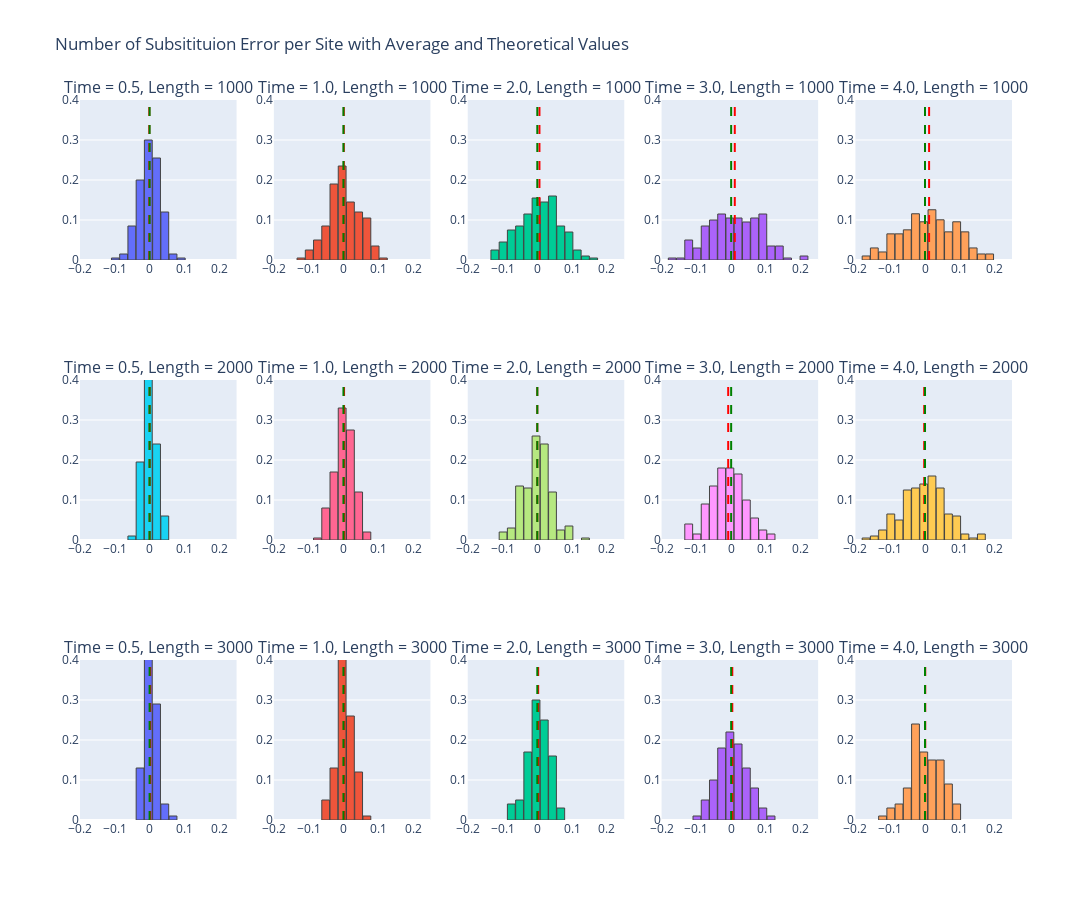

The notebook cell this image was saved under:
### Code cell
error_fig = get_histograms2(error_ns_dict_time_length, theoretical_ns_error_dict)
error_fig.update_layout(
    title_text="Number of Subsitituion Error per Site with Average and Theoretical Values",
    showlegend=False)
error_fig.update_xaxes(range=[-0.2, 0.25])
error_fig.update_yaxes(range=[0, 0.4])

### Figure 1 — Plotly figure (JSON) as saved in the notebook; plotly's stock layout.template omitted (floating-point values rounded to 4 significant figures; data arrays with more than 128 entries replaced by an {"elided": "..."} marker saying what was removed)
{"data": [{"histnorm": "probability", "marker": {"line": {"width": 1}}, "name": "Length 1000, Time 0.5", "type": "histogram", "x": {"elided": "200 float values"}, "xaxis": "x", "xbins": {"end": 0.2922, "size": 0.02367, "start": -0.1812}, "yaxis": "y"}, {"histnorm": "probability", "marker": {"line": {"width": 1}}, "name": "Length 1000, Time 1.0", "type": "histogram", "x": {"elided": "200 float values"}, "xaxis": "x2", "xbins": {"end": 0.2922, "size": 0.02367, "start": -0.1812}, "yaxis": "y2"}, {"histnorm": "probability", "marker": {"line": {"width": 1}}, "name": "Length 1000, Time 2.0", "type": "histogram", "x": {"elided": "200 float values"}, "xaxis": "x3", "xbins": {"end": 0.2922, "size": 0.02367, "start": -0.1812}, "yaxis": "y3"}, {"histnorm": "probability", "marker": {"line": {"width": 1}}, "name": "Length 1000, Time 3.0", "type": "histogram", "x": {"elided": "200 float values"}, "xaxis": "x4", "xbins": {"end": 0.2922, "size": 0.02367, "start": -0.1812}, "yaxis": "y4"}, {"histnorm": "probability", "marker": {"line": {"width": 1}}, "name": "Length 1000, Time 4.0", "type": "histogram", "x": {"elided": "200 float values"}, "xaxis": "x5", "xbins": {"end": 0.2922, "size": 0.02367, "start": -0.1812}, "yaxis": "y5"}, {"histnorm": "probability", "marker": {"line": {"width": 1}}, "name": "Length 2000, Time 0.5", "type": "histogram", "x": {"elided": "200 float values"}, "xaxis": "x6", "xbins": {"end": 0.2922, "size": 0.02367, "start": -0.1812}, "yaxis": "y6"}, {"histnorm": "probability", "marker": {"line": {"width": 1}}, "name": "Length 2000, Time 1.0", "type": "histogram", "x": {"elided": "200 float values"}, "xaxis": "x7", "xbins": {"end": 0.2922, "size": 0.02367, "start": -0.1812}, "yaxis": "y7"}, {"histnorm": "probability", "marker": {"line": {"width": 1}}, "name": "Length 2000, Time 2.0", "type": "histogram", "x": {"elided": "200 float values"}, "xaxis": "x8", "xbins": {"end": 0.2922, "size": 0.02367, "start": -0.1812}, "yaxis": "y8"}, {"histnorm": "probability", "marker": {"line": {"width": 1}}, "name": "Length 2000, Time 3.0", "type": "histogram", "x": {"elided": "200 float values"}, "xaxis": "x9", "xbins": {"end": 0.2922, "size": 0.02367, "start": -0.1812}, "yaxis": "y9"}, {"histnorm": "probability", "marker": {"line": {"width": 1}}, "name": "Length 2000, Time 4.0", "type": "histogram", "x": {"elided": "200 float values"}, "xaxis": "x10", "xbins": {"end": 0.2922, "size": 0.02367, "start": -0.1812}, "yaxis": "y10"}, {"histnorm": "probability", "marker": {"line": {"width": 1}}, "name": "Length 3000, Time 0.5", "type": "histogram", "x": [-0.006724, -0.01906, 0.008609, -0.007391, -0.01339, 0.02328, 0.002609, 0.01394, -0.01539, -0.008057, -0.01772, 0.004276, -0.01006, 0.02228, -0.01772, 0.03728, 0.005943, 0.009609, 0.0009426, 0.01228, -0.03172, 0.005609, -0.01439, -0.007057, 0.03294, -0.0003908, -0.007724, -0.006391, -0.003724, -0.02106, -0.004057, 0.04161, 0.003276, -0.007391, 0.03094, 0.01328, 0.02061, 0.01694, -0.01106, 0.05861, 0.005609, 0.02128, -0.03606, -0.009057, 0.02228, 0.004276, 0.02694, -0.01506, 0.01894, 0.009276, -0.01106, 0.03728, -0.01972, -0.01139, 0.01694, 0.01728, -0.005057, -0.01306, 0.005609, -0.01406, 0.0006092, 0.01361, -0.03239, -0.01572, 0.004943, -0.005057, -0.01572, -0.004057, 0.003609, 0.001943, 0.01594, -0.03172, -0.01806, -0.009391, 0.01561, -0.01006, 0.009943, -0.01472, 0.002943, 0.02261, 0.02494, 0.003276, 0.003609, -0.02539, -0.008057, 0.02128, 0.01528, -0.005057, -5.743e-05, 0.002943, 0.005276, 0.01561, -0.01406, -0.003391, 0.01661, 0.01261, 0.003609, 0.009276, -0.006057, -0.001391], "xaxis": "x11", "xbins": {"end": 0.2922, "size": 0.02367, "start": -0.1812}, "yaxis": "y11"}, {"histnorm": "probability", "marker": {"line": {"width": 1}}, "name": "Length 3000, Time 1.0", "type": "histogram", "x": [-0.01415, -0.01415, 0.04285, 0.02052, -0.007148, -0.05281, 0.01885, -0.003148, 0.006519, -0.01215, 0.03419, -0.03681, -0.02681, -0.009814, -0.004814, 0.01252, 0.02785, -0.03215, 0.05752, -0.02481, -0.01081, 0.03385, -0.009481, 0.002186, 0.01485, 0.007519, -0.006814, 0.003186, 0.01319, -0.01581, -0.009481, -0.01515, -0.003148, -0.005148, -0.01281, -0.02181, 0.004519, 0.01385, 0.004852, 0.002186, 0.01819, -0.02381, -0.02148, 0.03219, 0.01619, -0.000481, -0.02381, 0.03285, -0.04281, 0.01385, 0.005519, 0.02519, 0.03685, 0.01552, 0.002186, 0.001519, 0.04619, 0.03419, -0.03081, 0.009852, 0.009519, 0.01919, -0.01915, 0.006186, -0.02081, 0.03285, -0.008481, -0.0008144, 0.02052, 0.01252, 0.03985, -0.01081, 0.01019, 0.000519, 0.01685, -0.01181, 0.007186, -0.05115, -0.01281, -0.05248, -0.003481, 0.01219, -0.03348, 0.01985, -0.01115, 0.02585, -0.01048, 0.05285, 0.02085, -0.01148, 0.007852, -0.01348, -0.04281, 0.02385, -0.003814, 0.01352, 0.003186, -0.01115, 0.05019, 0.02552], "xaxis": "x12", "xbins": {"end": 0.2922, "size": 0.02367, "start": -0.1812}, "yaxis": "y12"}, {"histnorm": "probability", "marker": {"line": {"width": 1}}, "name": "Length 3000, Time 2.0", "type": "histogram", "x": [-0.006134, -0.03147, 0.03487, -0.009468, -0.01413, 0.01653, 0.0122, 0.009532, 0.0142, 0.005866, 0.007532, 0.06053, 0.004866, -0.006134, 0.01987, 0.04753, -0.0138, -0.01913, 0.02653, -0.06347, -0.01947, -0.0148, 0.02153, 0.06287, -0.02247, 0.0202, 0.01153, 0.05453, 0.04087, -0.0268, 0.0242, -0.002134, 0.05253, -0.01713, -0.06313, -0.03913, 0.02087, 0.006866, -0.03413, 0.0202, -0.0158, -0.005134, -0.003801, -0.0238, -0.04613, 0.01153, -0.0158, -0.05047, 0.0372, -0.04647, -0.009134, 0.006866, -0.02447, -0.01913, -0.06947, 0.05453, 0.009866, -0.008801, -0.006468, 0.01153, -0.05013, 0.03953, -0.008468, 0.003532, -0.01513, -0.006801, 0.003199, 0.0512, 0.02953, -0.0278, -0.005468, 0.04387, 0.007199, 0.0172, 0.07487, 0.03553, 0.04487, -0.0248, 0.02053, 0.0452, 0.002199, 0.03653, 0.02653, 0.0152, -0.0148, 0.01253, 0.01087, 0.03887, 0.0212, -0.06647, 0.0272, 0.0102, -0.01347, -0.03613, -0.03347, -0.01213, 0.003532, -0.0468, -0.01413, 0.03187], "xaxis": "x13", "xbins": {"end": 0.2922, "size": 0.02367, "start": -0.1812}, "yaxis": "y13"}, {"histnorm": "probability", "marker": {"line": {"width": 1}}, "name": "Length 3000, Time 3.0", "type": "histogram", "x": [-0.02419, -0.03919, -0.03052, -0.01719, 0.009477, 0.01214, -0.006523, -0.01352, 0.005477, -0.00119, 0.02281, -0.01186, 0.0001432, 0.01148, -0.04786, -0.005857, -0.01819, -0.04119, 0.04048, 0.05948, -0.03619, 0.006143, 0.06414, 0.05948, 0.04414, -0.03786, -0.04319, 0.00381, -0.02319, 0.03148, 0.05348, -0.04052, -0.05419, -0.06819, 0.02181, -0.007857, -0.02086, 0.01281, 0.02648, 0.03614, 0.08248, -0.03686, 0.05014, -0.03486, -0.05352, 0.03048, -0.08419, -0.03519, -0.08152, -0.04286, 0.02614, 0.01381, 0.005477, 0.002143, 0.00781, 0.1051, -0.02419, 0.08281, 0.06348, 0.01781, -0.01452, -0.09352, -0.006857, -0.004523, 0.05414, -0.001523, 0.07048, 0.02181, 0.02981, 0.09948, -0.02019, -0.06986, 0.04448, 0.01914, 0.05681, -0.01752, 0.03614, 0.06581, -0.01019, -0.05219, -0.03252, 0.01181, -0.03386, -0.003523, -0.03719, -0.0001901, -0.01952, 0.02181, -0.04386, 0.005477, 0.03214, 0.01281, 0.008143, 0.05181, 0.03314, 0.03548, 0.06014, 0.02581, 0.05414, -0.08619], "xaxis": "x14", "xbins": {"end": 0.2922, "size": 0.02367, "start": -0.1812}, "yaxis": "y14"}, {"histnorm": "probability", "marker": {"line": {"width": 1}}, "name": "Length 3000, Time 4.0", "type": "histogram", "x": [-0.02415, 0.03285, -0.01448, 0.01619, -0.03215, 0.04819, 0.04352, 0.03252, -0.009148, -0.07081, 0.05185, -0.06115, 0.04519, -0.01615, 0.02085, -0.006481, 0.01785, -0.003481, -0.03181, 0.006852, -0.05981, 0.03519, -0.01948, -0.04515, -0.02015, -0.01815, -0.02515, -0.02481, -0.006815, 0.01219, -0.01981, -0.03081, -0.06248, 0.05885, 0.01619, 0.009519, 0.01652, -0.01181, 0.004519, 0.005185, -0.09148, 0.002852, -0.03281, 0.06885, -0.02415, -0.04348, -0.08981, 0.02119, -0.1015, -0.06648, -0.03481, -0.02315, 0.007852, 0.01219, 0.07519, 0.05352, 0.01685, 0.1009, -0.06115, 0.03485, -0.04081, -0.03281, -0.01348, 0.04485, 0.03852, -0.03415, 0.003519, 0.06419, -0.02415, 0.03785, -0.06648, -0.009148, 0.09685, 0.07085, 0.06552, -0.04715, 0.06519, 0.01252, 0.03652, 0.06385, 0.05852, -0.03548, -0.1231, -0.03148, -0.06448, -0.01748, 0.08019, 0.02052, 0.03652, 0.004185, 0.02552, -0.02915, 0.07985, 0.02319, 0.003852, 0.02819, 0.05352, -0.02948, 0.002519, -0.03048], "xaxis": "x15", "xbins": {"end": 0.2922, "size": 0.02367, "start": -0.1812}, "yaxis": "y15"}], "layout": {"annotations": [{"font": {"size": 16}, "showarrow": false, "text": "Time = 0.5, Length = 1000", "x": 0.084, "xanchor": "center", "xref": "paper", "y": 1, "yanchor": "bottom", "yref": "paper"}, {"font": {"size": 16}, "showarrow": false, "text": "Time = 1.0, Length = 1000", "x": 0.292, "xanchor": "center", "xref": "paper", "y": 1, "yanchor": "bottom", "yref": "paper"}, {"font": {"size": 16}, "showarrow": false, "text": "Time = 2.0, Length = 1000", "x": 0.5, "xanchor": "center", "xref": "paper", "y": 1, "yanchor": "bottom", "yref": "paper"}, {"font": {"size": 16}, "showarrow": false, "text": "Time = 3.0, Length = 1000", "x": 0.708, "xanchor": "center", "xref": "paper", "y": 1, "yanchor": "bottom", "yref": "paper"}, {"font": {"size": 16}, "showarrow": false, "text": "Time = 4.0, Length = 1000", "x": 0.916, "xanchor": "center", "xref": "paper", "y": 1, "yanchor": "bottom", "yref": "paper"}, {"font": {"size": 16}, "showarrow": false, "text": "Time = 0.5, Length = 2000", "x": 0.084, "xanchor": "center", "xref": "paper", "y": 0.6111, "yanchor": "bottom", "yref": "paper"}, {"font": {"size": 16}, "showarrow": false, "text": "Time = 1.0, Length = 2000", "x": 0.292, "xanchor": "center", "xref": "paper", "y": 0.6111, "yanchor": "bottom", "yref": "paper"}, {"font": {"size": 16}, "showarrow": false, "text": "Time = 2.0, Length = 2000", "x": 0.5, "xanchor": "center", "xref": "paper", "y": 0.6111, "yanchor": "bottom", "yref": "paper"}, {"font": {"size": 16}, "showarrow": false, "text": "Time = 3.0, Length = 2000", "x": 0.708, "xanchor": "center", "xref": "paper", "y": 0.6111, "yanchor": "bottom", "yref": "paper"}, {"font": {"size": 16}, "showarrow": false, "text": "Time = 4.0, Length = 2000", "x": 0.916, "xanchor": "center", "xref": "paper", "y": 0.6111, "yanchor": "bottom", "yref": "paper"}, {"font": {"size": 16}, "showarrow": false, "text": "Time = 0.5, Length = 3000", "x": 0.084, "xanchor": "center", "xref": "paper", "y": 0.2222, "yanchor": "bottom", "yref": "paper"}, {"font": {"size": 16}, "showarrow": false, "text": "Time = 1.0, Length = 3000", "x": 0.292, "xanchor": "center", "xref": "paper", "y": 0.2222, "yanchor": "bottom", "yref": "paper"}, {"font": {"size": 16}, "showarrow": false, "text": "Time = 2.0, Length = 3000", "x": 0.5, "xanchor": "center", "xref": "paper", "y": 0.2222, "yanchor": "bottom", "yref": "paper"}, {"font": {"size": 16}, "showarrow": false, "text": "Time = 3.0, Length = 3000", "x": 0.708, "xanchor": "center", "xref": "paper", "y": 0.2222, "yanchor": "bottom", "yref": "paper"}, {"font": {"size": 16}, "showarrow": false, "text": "Time = 4.0, Length = 3000", "x": 0.916, "xanchor": "center", "xref": "paper", "y": 0.2222, "yanchor": "bottom", "yref": "paper"}], "bargap": 0.05, "height": 900, "shapes": [{"line": {"color": "red", "dash": "dash", "width": 2}, "type": "line", "x0": -0.0008374, "x1": -0.0008374, "xref": "x", "y0": 0, "y1": 1, "yref": "y domain"}, {"line": {"color": "green", "dash": "dash", "width": 2}, "type": "line", "x0": 0, "x1": 0, "xref": "x", "y0": 0, "y1": 1, "yref": "y domain"}, {"line": {"color": "red", "dash": "dash", "width": 2}, "type": "line", "x0": 0.001054, "x1": 0.001054, "xref": "x2", "y0": 0, "y1": 1, "yref": "y2 domain"}, {"line": {"color": "green", "dash": "dash", "width": 2}, "type": "line", "x0": 0, "x1": 0, "xref": "x2", "y0": 0, "y1": 1, "yref": "y2 domain"}, {"line": {"color": "red", "dash": "dash", "width": 2}, "type": "line", "x0": 0.006214, "x1": 0.006214, "xref": "x3", "y0": 0, "y1": 1, "yref": "y3 domain"}, {"line": {"color": "green", "dash": "dash", "width": 2}, "type": "line", "x0": 0, "x1": 0, "xref": "x3", "y0": 0, "y1": 1, "yref": "y3 domain"}, {"line": {"color": "red", "dash": "dash", "width": 2}, "type": "line", "x0": 0.01041, "x1": 0.01041, "xref": "x4", "y0": 0, "y1": 1, "yref": "y4 domain"}, {"line": {"color": "green", "dash": "dash", "width": 2}, "type": "line", "x0": 0, "x1": 0, "xref": "x4", "y0": 0, "y1": 1, "yref": "y4 domain"}, {"line": {"color": "red", "dash": "dash", "width": 2}, "type": "line", "x0": 0.01176, "x1": 0.01176, "xref": "x5", "y0": 0, "y1": 1, "yref": "y5 domain"}, {"line": {"color": "green", "dash": "dash", "width": 2}, "type": "line", "x0": 0, "x1": 0, "xref": "x5", "y0": 0, "y1": 1, "yref": "y5 domain"}, {"line": {"color": "red", "dash": "dash", "width": 2}, "type": "line", "x0": 3.007e-05, "x1": 3.007e-05, "xref": "x6", "y0": 0, "y1": 1, "yref": "y6 domain"}, {"line": {"color": "green", "dash": "dash", "width": 2}, "type": "line", "x0": 0, "x1": 0, "xref": "x6", "y0": 0, "y1": 1, "yref": "y6 domain"}, {"line": {"color": "red", "dash": "dash", "width": 2}, "type": "line", "x0": 0.001756, "x1": 0.001756, "xref": "x7", "y0": 0, "y1": 1, "yref": "y7 domain"}, {"line": {"color": "green", "dash": "dash", "width": 2}, "type": "line", "x0": 0, "x1": 0, "xref": "x7", "y0": 0, "y1": 1, "yref": "y7 domain"}, {"line": {"color": "red", "dash": "dash", "width": 2}, "type": "line", "x0": 8.842e-06, "x1": 8.842e-06, "xref": "x8", "y0": 0, "y1": 1, "yref": "y8 domain"}, {"line": {"color": "green", "dash": "dash", "width": 2}, "type": "line", "x0": 0, "x1": 0, "xref": "x8", "y0": 0, "y1": 1, "yref": "y8 domain"}, {"line": {"color": "red", "dash": "dash", "width": 2}, "type": "line", "x0": -0.008503, "x1": -0.008503, "xref": "x9", "y0": 0, "y1": 1, "yref": "y9 domain"}, {"line": {"color": "green", "dash": "dash", "width": 2}, "type": "line", "x0": 0, "x1": 0, "xref": "x9", "y0": 0, "y1": 1, "yref": "y9 domain"}, {"line": {"color": "red", "dash": "dash", "width": 2}, "type": "line", "x0": -0.00233, "x1": -0.00233, "xref": "x10", "y0": 0, "y1": 1, "yref": "y10 domain"}, {"line": {"color": "green", "dash": "dash", "width": 2}, "type": "line", "x0": 0, "x1": 0, "xref": "x10", "y0": 0, "y1": 1, "yref": "y10 domain"}, {"line": {"color": "red", "dash": "dash", "width": 2}, "type": "line", "x0": 0.001913, "x1": 0.001913, "xref": "x11", "y0": 0, "y1": 1, "yref": "y11 domain"}, {"line": {"color": "green", "dash": "dash", "width": 2}, "type": "line", "x0": 0, "x1": 0, "xref": "x11", "y0": 0, "y1": 1, "yref": "y11 domain"}, {"line": {"color": "red", "dash": "dash", "width": 2}, "type": "line", "x0": 0.002202, "x1": 0.002202, "xref": "x12", "y0": 0, "y1": 1, "yref": "y12 domain"}, {"line": {"color": "green", "dash": "dash", "width": 2}, "type": "line", "x0": 0, "x1": 0, "xref": "x12", "y0": 0, "y1": 1, "yref": "y12 domain"}, {"line": {"color": "red", "dash": "dash", "width": 2}, "type": "line", "x0": 0.002569, "x1": 0.002569, "xref": "x13", "y0": 0, "y1": 1, "yref": "y13 domain"}, {"line": {"color": "green", "dash": "dash", "width": 2}, "type": "line", "x0": 0, "x1": 0, "xref": "x13", "y0": 0, "y1": 1, "yref": "y13 domain"}, {"line": {"color": "red", "dash": "dash", "width": 2}, "type": "line", "x0": 0.003297, "x1": 0.003297, "xref": "x14", "y0": 0, "y1": 1, "yref": "y14 domain"}, {"line": {"color": "green", "dash": "dash", "width": 2}, "type": "line", "x0": 0, "x1": 0, "xref": "x14", "y0": 0, "y1": 1, "yref": "y14 domain"}, {"line": {"color": "red", "dash": "dash", "width": 2}, "type": "line", "x0": 0.0007254, "x1": 0.0007254, "xref": "x15", "y0": 0, "y1": 1, "yref": "y15 domain"}, {"line": {"color": "green", "dash": "dash", "width": 2}, "type": "line", "x0": 0, "x1": 0, "xref": "x15", "y0": 0, "y1": 1, "yref": "y15 domain"}], "showlegend": false, "title": {"text": "Number of Subsitituion Error per Site with Average and Theoretical Values"}, "width": 1500, "xaxis": {"anchor": "y", "domain": [0, 0.168], "range": [-0.2, 0.25]}, "xaxis10": {"anchor": "y10", "domain": [0.832, 1], "range": [-0.2, 0.25]}, "xaxis11": {"anchor": "y11", "domain": [0, 0.168], "range": [-0.2, 0.25]}, "xaxis12": {"anchor": "y12", "domain": [0.208, 0.376], "range": [-0.2, 0.25]}, "xaxis13": {"anchor": "y13", "domain": [0.416, 0.584], "range": [-0.2, 0.25]}, "xaxis14": {"anchor": "y14", "domain": [0.624, 0.792], "range": [-0.2, 0.25]}, "xaxis15": {"anchor": "y15", "domain": [0.832, 1], "range": [-0.2, 0.25]}, "xaxis2": {"anchor": "y2", "domain": [0.208, 0.376], "range": [-0.2, 0.25]}, "xaxis3": {"anchor": "y3", "domain": [0.416, 0.584], "range": [-0.2, 0.25]}, "xaxis4": {"anchor": "y4", "domain": [0.624, 0.792], "range": [-0.2, 0.25]}, "xaxis5": {"anchor": "y5", "domain": [0.832, 1], "range": [-0.2, 0.25]}, "xaxis6": {"anchor": "y6", "domain": [0, 0.168], "range": [-0.2, 0.25]}, "xaxis7": {"anchor": "y7", "domain": [0.208, 0.376], "range": [-0.2, 0.25]}, "xaxis8": {"anchor": "y8", "domain": [0.416, 0.584], "range": [-0.2, 0.25]}, "xaxis9": {"anchor": "y9", "domain": [0.624, 0.792], "range": [-0.2, 0.25]}, "yaxis": {"anchor": "x", "domain": [0.7778, 1], "range": [0, 0.4]}, "yaxis10": {"anchor": "x10", "domain": [0.3889, 0.6111], "range": [0, 0.4]}, "yaxis11": {"anchor": "x11", "domain": [0, 0.2222], "range": [0, 0.4]}, "yaxis12": {"anchor": "x12", "domain": [0, 0.2222], "range": [0, 0.4]}, "yaxis13": {"anchor": "x13", "domain": [0, 0.2222], "range": [0, 0.4]}, "yaxis14": {"anchor": "x14", "domain": [0, 0.2222], "range": [0, 0.4]}, "yaxis15": {"anchor": "x15", "domain": [0, 0.2222], "range": [0, 0.4]}, "yaxis2": {"anchor": "x2", "domain": [0.7778, 1], "range": [0, 0.4]}, "yaxis3": {"anchor": "x3", "domain": [0.7778, 1], "range": [0, 0.4]}, "yaxis4": {"anchor": "x4", "domain": [0.7778, 1], "range": [0, 0.4]}, "yaxis5": {"anchor": "x5", "domain": [0.7778, 1], "range": [0, 0.4]}, "yaxis6": {"anchor": "x6", "domain": [0.3889, 0.6111], "range": [0, 0.4]}, "yaxis7": {"anchor": "x7", "domain": [0.3889, 0.6111], "range": [0, 0.4]}, "yaxis8": {"anchor": "x8", "domain": [0.3889, 0.6111], "range": [0, 0.4]}, "yaxis9": {"anchor": "x9", "domain": [0.3889, 0.6111], "range": [0, 0.4]}}}
